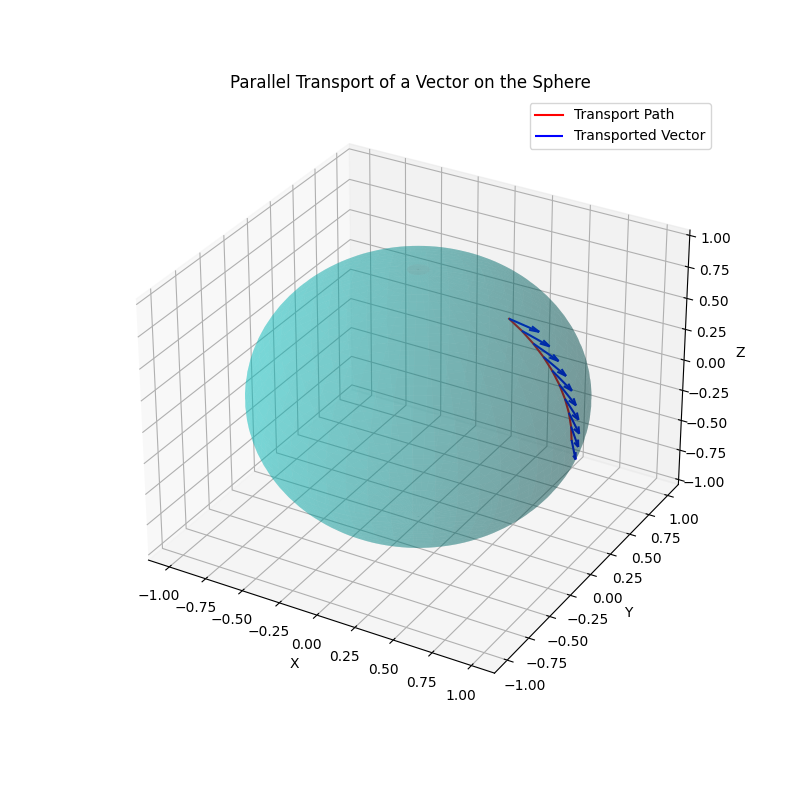

The script that saved this image:
import numpy as np
import matplotlib.pyplot as plt

# Part A
# Cartesian to Spherical Coordinates
def cartesian_to_spherical(x, y, z):
    r = np.sqrt(x**2 + y**2 + z**2)
    theta = np.arccos(z / r)  # polar angle (0 <= theta <= pi)
    phi = np.arctan2(y, x)    # azimuthal angle (-pi <= phi <= pi)
    return r, theta, phi

# Spherical to Cartesian Coordinates
def spherical_to_cartesian(r, theta, phi):
    x = r * np.sin(theta) * np.cos(phi)
    y = r * np.sin(theta) * np.sin(phi)
    z = r * np.cos(theta)
    return x, y, z

# Cartesian to Cylindrical Coordinates
def cartesian_to_cylindrical(x, y, z):
    rho = np.sqrt(x**2 + y**2)
    phi = np.arctan2(y, x)
    return rho, phi, z

# Cylindrical to Cartesian Coordinates
def cylindrical_to_cartesian(rho, phi, z):
    x = rho * np.cos(phi)
    y = rho * np.sin(phi)
    return x, y, z

# Basis Transformation: Cartesian to Spherical
def cartesian_to_spherical_basis(theta, phi):
    # Convert the basis vectors from Cartesian to Spherical
    e_r = np.array([np.sin(theta) * np.cos(phi), np.sin(theta) * np.sin(phi), np.cos(theta)])
    e_theta = np.array([np.cos(theta) * np.cos(phi), np.cos(theta) * np.sin(phi), -np.sin(theta)])
    e_phi = np.array([-np.sin(phi), np.cos(phi), 0])
    return e_r, e_theta, e_phi

# Basis Transformation: Cartesian to Cylindrical
def cartesian_to_cylindrical_basis(phi):
    # Convert the basis vectors from Cartesian to Cylindrical
    e_rho = np.array([np.cos(phi), np.sin(phi), 0])
    e_phi = np.array([-np.sin(phi), np.cos(phi), 0])
    e_z = np.array([0, 0, 1])
    return e_rho, e_phi, e_z
# Part B, C
pos = []
e_rvals = []
e_thetavals = []
e_phivals = []
points = []
ax = plt.figure().add_subplot(111, projection='3d')
for i in range(0, 360, 20):
    for j in range(0, 180, 20):
        x, y, z = spherical_to_cartesian(1, np.radians(j), np.radians(i))
        e_r, e_theta, e_phi = cartesian_to_spherical_basis(np.radians(j), np.radians(i))
        vec = [x, y, z]
        pos.append(vec)
        points.append(e_r)
        e_rvals.append(e_r)
        e_thetavals.append(e_theta)
        e_phivals.append(e_phi)

pos=np.array(pos)
e_rvals=np.array(e_rvals)
e_thetavals=np.array(e_thetavals)
e_phivals=np.array(e_phivals)
theta_vals = np.linspace(0, np.pi, 20)  # polar angle (0 to pi)
phi_vals = np.linspace(0, 2 * np.pi, 20)  # azimuthal angle (0 to 2pi)

theta, phi = np.meshgrid(theta_vals, phi_vals)

x = np.sin(theta) * np.cos(phi)
y = np.sin(theta) * np.sin(phi)
z = np.cos(theta)

ax.plot_surface(x, y, z, color='blue', alpha=0.3, edgecolor='lightgrey')
ax.quiver(pos[:,0], pos[:,1], pos[:,2], e_rvals[:,0], e_rvals[:,1], e_rvals[:,2], color='r', label='e_r', length=0.1)
ax.quiver(pos[:,0], pos[:,1], pos[:,2], e_thetavals[:,0], e_thetavals[:,1], e_thetavals[:,2], color='g', label='e_theta', length=0.1)
ax.quiver(pos[:,0], pos[:,1], pos[:,2], e_phivals[:,0], e_phivals[:,1], e_phivals[:,2], color='b', label='e_phi', length=0.1)
plt.show()
plt.savefig('spherical_basis.png')

# Part D

def compute_local_coordinate_system(f, x_range, y_range, dx=0.01, dy=0.01):
    """
    Generate the local coordinate system on a given surface z = f(x, y).

    Parameters:
        f (function): A function f(x, y) representing the surface.
        x_range (tuple): The range of x values (xmin, xmax).
        y_range (tuple): The range of y values (ymin, ymax).
        dx (float): Step size in x-direction.
        dy (float): Step size in y-direction.

    Returns:
        X, Y, Z: Meshgrid coordinates of the surface.
        e_r: Normal vectors (extrinsic to the surface).
        e_x, e_y: Tangent vectors along x and y directions.
    """
    # Generate meshgrid for x and y values
    x_vals = np.arange(x_range[0], x_range[1], dx)
    y_vals = np.arange(y_range[0], y_range[1], dy)
    X, Y = np.meshgrid(x_vals, y_vals)
    
    # Compute surface values
    Z = f(X, Y)
    
    # Compute gradients (partial derivatives) of the surface
    dZdx, dZdy = np.gradient(Z, dx, dy, axis=(1, 0))

    # Compute normal vector (extrinsic to the surface)
    normal_magnitude = np.sqrt(dZdx**2 + dZdy**2 + 1)
    e_r = np.stack((-dZdx / normal_magnitude, -dZdy / normal_magnitude, 1 / normal_magnitude), axis=-1)
    print(np.shape(np.ones_like(X)))
    print(np.shape(dZdx))
    # Compute tangent vectors (intrinsic to the surface)
    e_x = np.dstack((np.ones_like(X), np.zeros_like(X), dZdx)) / np.sqrt(1 + dZdx**2)[:, :, np.newaxis]
    e_y = np.dstack((np.zeros_like(Y), np.ones_like(Y), dZdy)) / np.sqrt(1 + dZdy**2)[:, :, np.newaxis]
    return X, Y, Z, e_r, e_x, e_y

# Example surface function z = f(x, y)
def surface_function(x, y):
    return np.sin(x) * np.cos(y)

# Generate local coordinate system for the surface
X, Y, Z, e_r, e_x, e_y = compute_local_coordinate_system(surface_function, (-2, 2), (-2, 2), 0.1, 0.1)

# Plot the surface and local coordinate system
fig = plt.figure(figsize=(10, 8))
ax = fig.add_subplot(111, projection='3d')
ax.plot_surface(X, Y, Z, cmap='viridis', alpha=0.4, edgecolor='k')

# Plot the local coordinate vectors
stride = 5  # Controls vector density
ax.quiver(X[::stride, ::stride], Y[::stride, ::stride], Z[::stride, ::stride],
          e_r[::stride, ::stride, 0], e_r[::stride, ::stride, 1], e_r[::stride, ::stride, 2], 
          color='r', length=0.2, label='Normal Vectors')

ax.quiver(X[::stride, ::stride], Y[::stride, ::stride], Z[::stride, ::stride],
          e_x[::stride, ::stride, 0], e_x[::stride, ::stride, 1], e_x[::stride, ::stride, 2], 
          color='b', length=0.2, label='Tangent e_x')

ax.quiver(X[::stride, ::stride], Y[::stride, ::stride], Z[::stride, ::stride],
          e_y[::stride, ::stride, 0], e_y[::stride, ::stride, 1], e_y[::stride, ::stride, 2], 
          color='g', length=0.2, label='Tangent e_y')

# Set labels and title
ax.set_xlabel('X')
ax.set_ylabel('Y')
ax.set_zlabel('Z')
ax.set_title('Local Coordinate System on Surface')

plt.legend()
plt.show()
plt.savefig('local_coordinate_system.png')

# Part E

# Constants
theta0 = np.pi / 5  # Initial position near the north pole (theta_0)
phi0 = 0            # Initial azimuthal angle
theta_end = np.pi / 2  # End position at the equator
num_steps = 10  # Number of steps for discretization

# Generate theta values along the path
theta_vals = np.linspace(theta0, theta_end, num_steps)
phi_vals = np.zeros_like(theta_vals)  # Since φ = 0

# Initial vector components
alpha = 1.0  # Arbitrary choice for θ-component
beta = 0.5   # Arbitrary choice for φ-component
n0_magnitude = np.sqrt(alpha**2 + (beta * np.sin(theta0))**2)

# Initialize vector components along the transport path
n_theta = np.full_like(theta_vals, alpha)
n_phi = beta * np.sin(theta0) / np.sin(theta_vals)  # Maintain normalization

# Ensure normalization
norm = np.sqrt(n_theta**2 + (n_phi * np.sin(theta_vals))**2)
n_theta /= norm
n_phi /= norm

# Compute positions on the sphere
x_vals, y_vals, z_vals = spherical_to_cartesian(1, theta_vals, phi_vals)

# Compute transported vector components in Cartesian coordinates
e_theta = np.vstack([np.cos(theta_vals), np.zeros_like(theta_vals), -np.sin(theta_vals)]).T
e_phi = np.vstack([np.zeros_like(phi_vals), np.ones_like(phi_vals), np.zeros_like(phi_vals)]).T

transported_vectors = n_theta[:, np.newaxis] * e_theta + n_phi[:, np.newaxis] * e_phi

# Plotting the unit sphere and transported vectors
fig = plt.figure(figsize=(8, 8))
ax = fig.add_subplot(111, projection='3d')

# Plot unit sphere
u = np.linspace(0, 2 * np.pi, 100)
v = np.linspace(0, np.pi, 50)
X = np.outer(np.cos(u), np.sin(v))
Y = np.outer(np.sin(u), np.sin(v))
Z = np.outer(np.ones(np.size(u)), np.cos(v))
ax.plot_surface(X, Y, Z, color='c', alpha=0.3)

# Plot transport path
ax.plot(x_vals, y_vals, z_vals, 'r-', label='Transport Path')

# Plot vectors
ax.quiver(x_vals, y_vals, z_vals,
          transported_vectors[:, 0], transported_vectors[:, 1], transported_vectors[:, 2],
          color='b', length=0.2, normalize=True, label='Transported Vector')

# Labels and legend
ax.set_xlabel('X')
ax.set_ylabel('Y')
ax.set_zlabel('Z')
ax.set_title('Parallel Transport of a Vector on the Sphere')
plt.legend()
plt.show()
plt.savefig('parallel_transport.png')
# Part F

# Constants
theta0 = np.pi / 4  # Fixed θ0
phi_start = 0       # Starting φ
phi_end = 2 * np.pi # Ending φ
num_steps = 20     # Number of steps for discretization

# Generate φ values along the path
phi_vals = np.linspace(phi_start, phi_end, num_steps)
theta_vals = np.full_like(phi_vals, theta0)  # θ remains constant

# Initial vector components
alpha = 1.0  # Arbitrary choice for θ-component
beta = 0.5   # Arbitrary choice for φ-component
n0_magnitude = np.sqrt(alpha**2 + beta**2)  # Magnitude of initial vector

# Compute the initial vector in spherical basis
n_theta = alpha
n_phi = beta

# Normalize the vector
n_theta /= n0_magnitude
n_phi /= n0_magnitude

# Initialize arrays for transported vector components
transported_vectors_theta = []
transported_vectors_phi = []

# During transport, n_θ remains constant, but n_φ may change to maintain normalization
for phi in phi_vals:
    transported_vectors_theta.append(n_theta)
    transported_vectors_phi.append(n_phi)

# Convert to Cartesian coordinates for visualization
def spherical_to_cartesian(r, theta, phi):
    x = r * np.sin(theta) * np.cos(phi)
    y = r * np.sin(theta) * np.sin(phi)
    z = r * np.cos(theta)
    return x, y, z

# Compute positions on the sphere
x_vals, y_vals, z_vals = spherical_to_cartesian(1, theta_vals, phi_vals)

# Compute transported vector components in Cartesian coordinates
e_theta = np.vstack([np.cos(theta_vals) * np.cos(phi_vals),
                     np.cos(theta_vals) * np.sin(phi_vals),
                     -np.sin(theta_vals)]).T
e_phi = np.vstack([-np.sin(phi_vals),
                   np.cos(phi_vals),
                   np.zeros_like(phi_vals)]).T

# Combine components to get the transported vectors in Cartesian coordinates
transported_vectors = (np.array(transported_vectors_theta)[:, np.newaxis] * e_theta +
                       np.array(transported_vectors_phi)[:, np.newaxis] * e_phi)

# Plotting the unit sphere and transported vectors
fig = plt.figure(figsize=(8, 8))
ax = fig.add_subplot(111, projection='3d')
ax.plot_surface(X, Y, Z, color='c', alpha=0.3)
# Plot transport path
ax.plot(x_vals, y_vals, z_vals, 'r-', label='Transport Path')

# Plot vectors along the path
ax.quiver(x_vals, y_vals, z_vals,
          transported_vectors[:, 0], transported_vectors[:, 1], transported_vectors[:, 2],
          color='b', length=0.2, normalize=True, label='Transported Vector')

# Labels and legend
ax.set_xlabel('X')
ax.set_ylabel('Y')
ax.set_zlabel('Z')
ax.set_title('Parallel Transport of a Vector Around a Constant Latitude')
plt.legend()
plt.show()
plt.savefig('parallel_transport_constant_latitude.png')

# Part G

# Constants
num_theta0 = 100  # Number of θ0 samples
phi_start = 0
phi_end = 2 * np.pi
num_steps = 200

# Generate θ0 values
theta0_vals = np.linspace(0, np.pi, num_theta0)

# Inner product storage
inner_products = []

# Function to calculate transported vector
def parallel_transport_vector(theta0):
    # Initial vector (normalized in spherical basis)
    alpha = 1.0
    beta = 0.5
    n0_magnitude = np.sqrt(alpha**2 + beta**2 * np.sin(theta0)**2)
    n_theta = alpha / n0_magnitude
    n_phi = beta / n0_magnitude

    # Spherical basis vectors
    phi_vals = np.linspace(phi_start, phi_end, num_steps)
    theta_vals = np.full_like(phi_vals, theta0)

    e_theta = np.vstack([np.cos(theta_vals) * np.cos(phi_vals),
                         np.cos(theta_vals) * np.sin(phi_vals),
                         -np.sin(theta_vals)]).T
    e_phi = np.vstack([-np.sin(phi_vals),
                       np.cos(phi_vals),
                       np.zeros_like(phi_vals)]).T

    # Initial vector in Cartesian coordinates
    initial_vector = n_theta * e_theta[0] + n_phi * e_phi[0]

    # Final vector after parallel transport (at φ = 2π)
    final_vector = n_theta * e_theta[-1] + n_phi * e_phi[-1]

    # Calculate inner product between initial and final vectors
    inner_product = np.dot(initial_vector, final_vector)
    return inner_product

# Compute inner product for each θ0
for theta0 in theta0_vals:
    inner_products.append(parallel_transport_vector(theta0))

# Plot the results
plt.figure(figsize=(8, 6))
plt.plot(theta0_vals, inner_products, label="Inner Product (Holonomy Strength)")
plt.axhline(1, color='r', linestyle='--', label="No Holonomy (Reference)")
plt.xlabel(r"$\theta_0$ (rad)", fontsize=14)
plt.ylabel("Inner Product", fontsize=14)
plt.title("Holonomy Strength vs Initial Latitude ($\\theta_0$)", fontsize=16)
plt.legend()
plt.grid(True)
plt.show()
plt.savefig('holonomy_strength.png')

